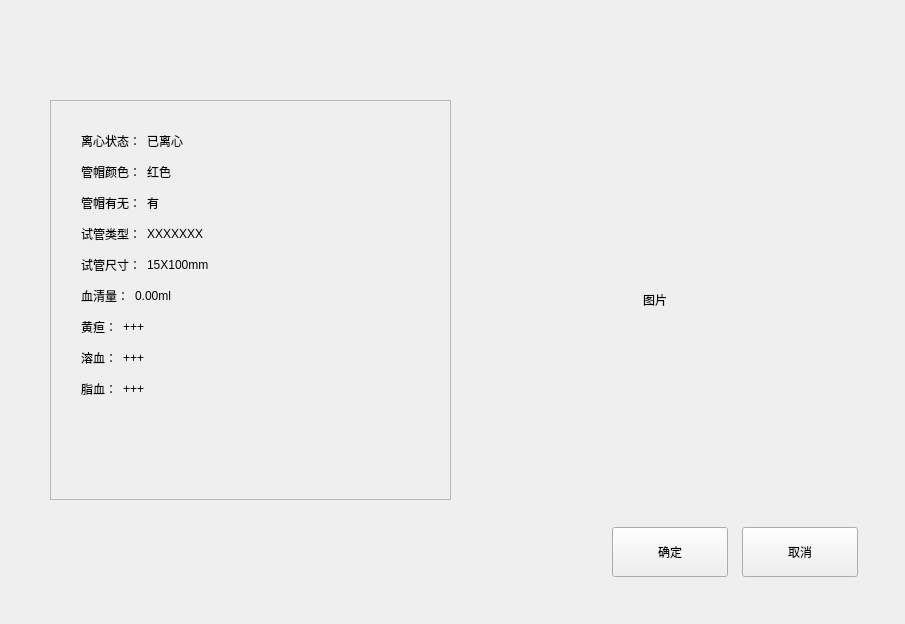
<?xml version="1.0" encoding="UTF-8"?>
<ui version="4.0">
 <class>QHistoryAIIdentifyDlg</class>
 <widget class="QWidget" name="QHistoryAIIdentifyDlg">
  <property name="geometry">
   <rect>
    <x>0</x>
    <y>0</y>
    <width>905</width>
    <height>624</height>
   </rect>
  </property>
  <property name="windowTitle">
   <string>QHistoryAIIdentifyDlg</string>
  </property>
  <widget class="QFrame" name="frame_info">
   <property name="geometry">
    <rect>
     <x>50</x>
     <y>100</y>
     <width>401</width>
     <height>400</height>
    </rect>
   </property>
   <property name="frameShape">
    <enum>QFrame::StyledPanel</enum>
   </property>
   <property name="frameShadow">
    <enum>QFrame::Raised</enum>
   </property>
   <property name="borders" stdset="0">
    <string>all</string>
   </property>
   <widget class="QWidget" name="">
    <property name="geometry">
     <rect>
      <x>20</x>
      <y>20</y>
      <width>351</width>
      <height>391</height>
     </rect>
    </property>
    <layout class="QVBoxLayout" name="verticalLayout">
     <property name="spacing">
      <number>11</number>
     </property>
     <item>
      <layout class="QHBoxLayout" name="horizontalLayout">
       <item>
        <widget class="QLabel" name="label_2">
         <property name="text">
          <string>离心状态：</string>
         </property>
        </widget>
       </item>
       <item>
        <widget class="QLabel" name="label_CentrifugalState">
         <property name="text">
          <string>已离心</string>
         </property>
        </widget>
       </item>
       <item>
        <spacer name="horizontalSpacer">
         <property name="orientation">
          <enum>Qt::Horizontal</enum>
         </property>
         <property name="sizeHint" stdset="0">
          <size>
           <width>40</width>
           <height>20</height>
          </size>
         </property>
        </spacer>
       </item>
      </layout>
     </item>
     <item>
      <layout class="QHBoxLayout" name="horizontalLayout_2">
       <item>
        <widget class="QLabel" name="label_3">
         <property name="text">
          <string>管帽颜色：</string>
         </property>
        </widget>
       </item>
       <item>
        <widget class="QLabel" name="label_CapColor">
         <property name="text">
          <string>红色</string>
         </property>
        </widget>
       </item>
       <item>
        <spacer name="horizontalSpacer_2">
         <property name="orientation">
          <enum>Qt::Horizontal</enum>
         </property>
         <property name="sizeHint" stdset="0">
          <size>
           <width>40</width>
           <height>20</height>
          </size>
         </property>
        </spacer>
       </item>
      </layout>
     </item>
     <item>
      <layout class="QHBoxLayout" name="horizontalLayout_3">
       <item>
        <widget class="QLabel" name="label_4">
         <property name="text">
          <string>管帽有无：</string>
         </property>
        </widget>
       </item>
       <item>
        <widget class="QLabel" name="label_CapHas">
         <property name="text">
          <string>有</string>
         </property>
        </widget>
       </item>
       <item>
        <spacer name="horizontalSpacer_3">
         <property name="orientation">
          <enum>Qt::Horizontal</enum>
         </property>
         <property name="sizeHint" stdset="0">
          <size>
           <width>40</width>
           <height>20</height>
          </size>
         </property>
        </spacer>
       </item>
      </layout>
     </item>
     <item>
      <layout class="QHBoxLayout" name="horizontalLayout_4">
       <item>
        <widget class="QLabel" name="label_6">
         <property name="text">
          <string>试管类型：</string>
         </property>
        </widget>
       </item>
       <item>
        <widget class="QLabel" name="label_TubeType">
         <property name="text">
          <string>XXXXXXX</string>
         </property>
        </widget>
       </item>
       <item>
        <spacer name="horizontalSpacer_4">
         <property name="orientation">
          <enum>Qt::Horizontal</enum>
         </property>
         <property name="sizeHint" stdset="0">
          <size>
           <width>40</width>
           <height>20</height>
          </size>
         </property>
        </spacer>
       </item>
      </layout>
     </item>
     <item>
      <layout class="QHBoxLayout" name="horizontalLayout_5">
       <item>
        <widget class="QLabel" name="label_9">
         <property name="text">
          <string>试管尺寸：</string>
         </property>
        </widget>
       </item>
       <item>
        <widget class="QLabel" name="label_8">
         <property name="text">
          <string>15X100mm</string>
         </property>
        </widget>
       </item>
       <item>
        <spacer name="horizontalSpacer_5">
         <property name="orientation">
          <enum>Qt::Horizontal</enum>
         </property>
         <property name="sizeHint" stdset="0">
          <size>
           <width>40</width>
           <height>20</height>
          </size>
         </property>
        </spacer>
       </item>
      </layout>
     </item>
     <item>
      <layout class="QHBoxLayout" name="horizontalLayout_6">
       <item>
        <widget class="QLabel" name="label_10">
         <property name="text">
          <string>血清量：</string>
         </property>
        </widget>
       </item>
       <item>
        <widget class="QLabel" name="label_SerumVol">
         <property name="text">
          <string>0.00ml</string>
         </property>
        </widget>
       </item>
       <item>
        <spacer name="horizontalSpacer_6">
         <property name="orientation">
          <enum>Qt::Horizontal</enum>
         </property>
         <property name="sizeHint" stdset="0">
          <size>
           <width>40</width>
           <height>20</height>
          </size>
         </property>
        </spacer>
       </item>
      </layout>
     </item>
     <item>
      <layout class="QHBoxLayout" name="horizontalLayout_7">
       <item>
        <widget class="QLabel" name="label_7">
         <property name="text">
          <string>黄疸：</string>
         </property>
        </widget>
       </item>
       <item>
        <widget class="QLabel" name="label_5">
         <property name="text">
          <string>+++</string>
         </property>
        </widget>
       </item>
       <item>
        <spacer name="horizontalSpacer_7">
         <property name="orientation">
          <enum>Qt::Horizontal</enum>
         </property>
         <property name="sizeHint" stdset="0">
          <size>
           <width>40</width>
           <height>20</height>
          </size>
         </property>
        </spacer>
       </item>
      </layout>
     </item>
     <item>
      <layout class="QHBoxLayout" name="horizontalLayout_8">
       <item>
        <widget class="QLabel" name="label_11">
         <property name="text">
          <string>溶血：</string>
         </property>
        </widget>
       </item>
       <item>
        <widget class="QLabel" name="label_12">
         <property name="text">
          <string>+++</string>
         </property>
        </widget>
       </item>
       <item>
        <spacer name="horizontalSpacer_8">
         <property name="orientation">
          <enum>Qt::Horizontal</enum>
         </property>
         <property name="sizeHint" stdset="0">
          <size>
           <width>40</width>
           <height>20</height>
          </size>
         </property>
        </spacer>
       </item>
      </layout>
     </item>
     <item>
      <layout class="QHBoxLayout" name="horizontalLayout_9">
       <item>
        <widget class="QLabel" name="label_13">
         <property name="text">
          <string>脂血：</string>
         </property>
        </widget>
       </item>
       <item>
        <widget class="QLabel" name="label_14">
         <property name="text">
          <string>+++</string>
         </property>
        </widget>
       </item>
       <item>
        <spacer name="horizontalSpacer_9">
         <property name="orientation">
          <enum>Qt::Horizontal</enum>
         </property>
         <property name="sizeHint" stdset="0">
          <size>
           <width>40</width>
           <height>20</height>
          </size>
         </property>
        </spacer>
       </item>
      </layout>
     </item>
     <item>
      <spacer name="verticalSpacer">
       <property name="orientation">
        <enum>Qt::Vertical</enum>
       </property>
       <property name="sizeHint" stdset="0">
        <size>
         <width>20</width>
         <height>40</height>
        </size>
       </property>
      </spacer>
     </item>
    </layout>
   </widget>
  </widget>
  <widget class="QLabel" name="label">
   <property name="geometry">
    <rect>
     <x>455</x>
     <y>100</y>
     <width>400</width>
     <height>400</height>
    </rect>
   </property>
   <property name="text">
    <string>图片</string>
   </property>
   <property name="alignment">
    <set>Qt::AlignCenter</set>
   </property>
   <property name="bks" stdset="0">
    <string notr="true">gray</string>
   </property>
   <property name="borders" stdset="0">
    <string notr="true">all</string>
   </property>
  </widget>
  <widget class="QPushButton" name="button_ok">
   <property name="geometry">
    <rect>
     <x>612</x>
     <y>527</y>
     <width>116</width>
     <height>50</height>
    </rect>
   </property>
   <property name="text">
    <string>确定</string>
   </property>
   <property name="buttons" stdset="0">
    <string>btn_dlg</string>
   </property>
  </widget>
  <widget class="QPushButton" name="button_cancel">
   <property name="geometry">
    <rect>
     <x>742</x>
     <y>527</y>
     <width>116</width>
     <height>50</height>
    </rect>
   </property>
   <property name="text">
    <string>取消</string>
   </property>
   <property name="buttons" stdset="0">
    <string>btn_dlg</string>
   </property>
  </widget>
 </widget>
 <layoutdefault spacing="6" margin="11"/>
 <resources/>
 <connections/>
</ui>
